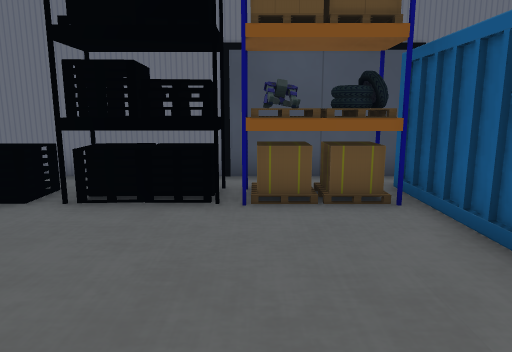
[1] (above)

20 first-person views from a walk through a Unity game level. The camera is 1.5 m above the floor, tilts 10° down and sees 70° across. The floor is counted in squares, 1 m on a side. Each view is taken from the middle of a square. On the plan, view 1 faces up. The plan holds only what a view shows up to about 16 squares ahead; the rest is blank. The place goes on beyond the plan. The player character is not drawn. Some animated figures are not drawn. Some surface patterns are stand-ins.

[2]
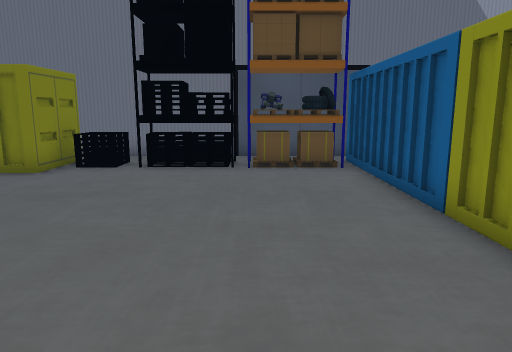

[3]
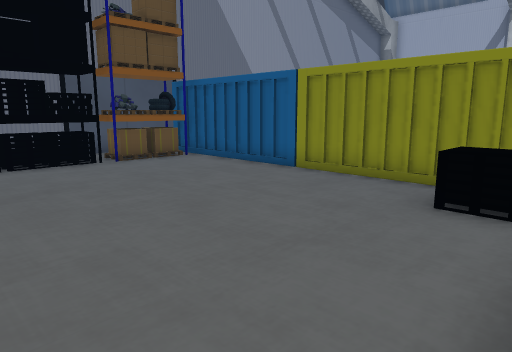

[4]
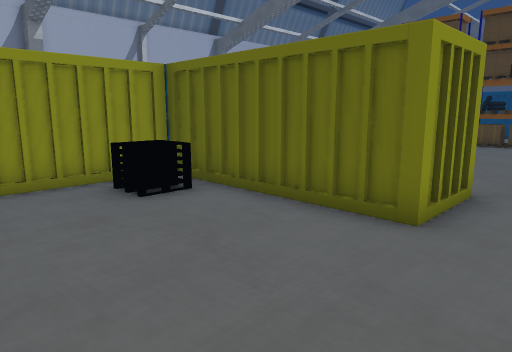

[5]
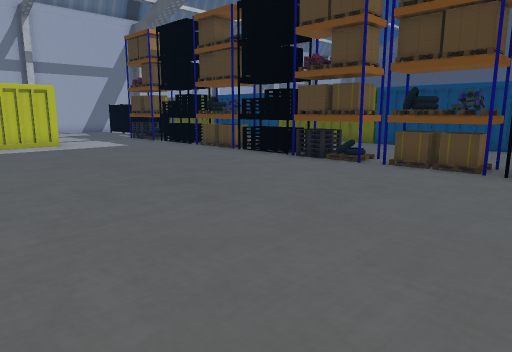

[6]
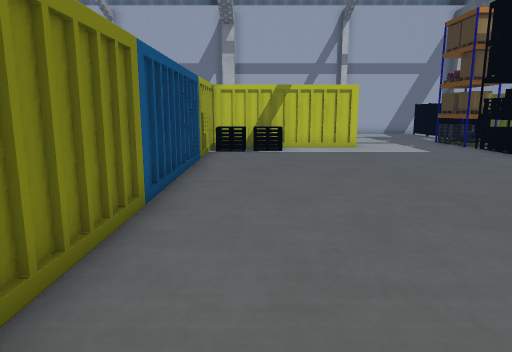

[7]
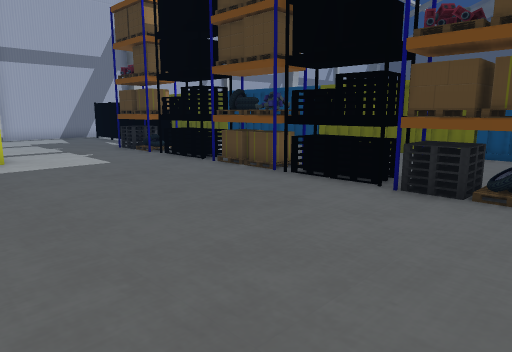

[8]
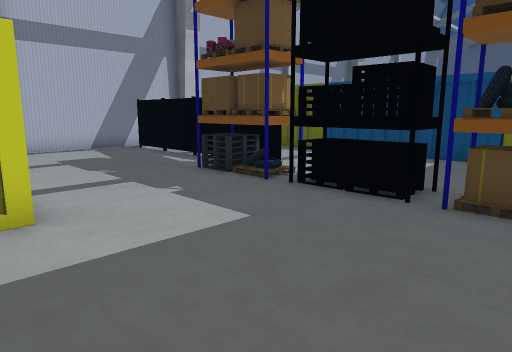

[9]
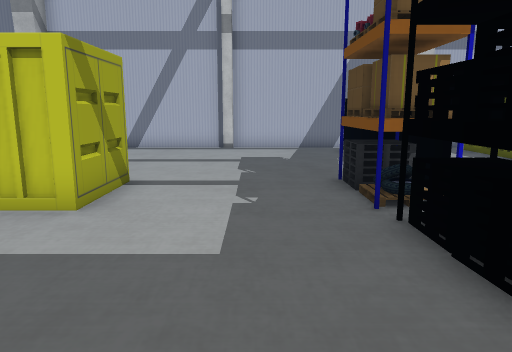

[10]
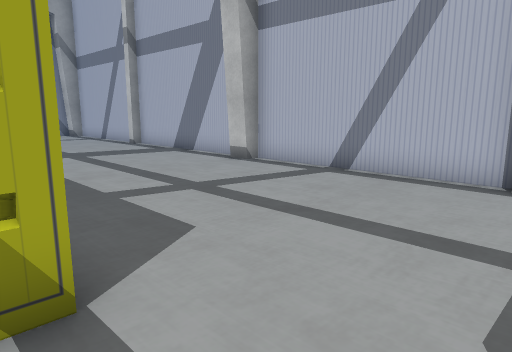

[11]
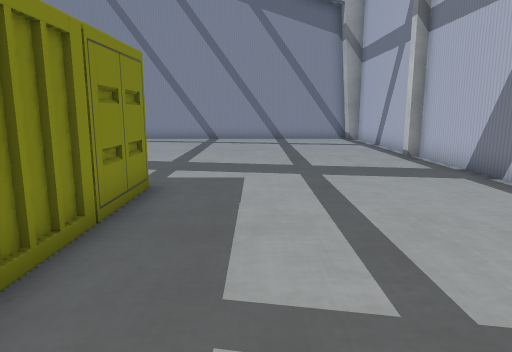

[12]
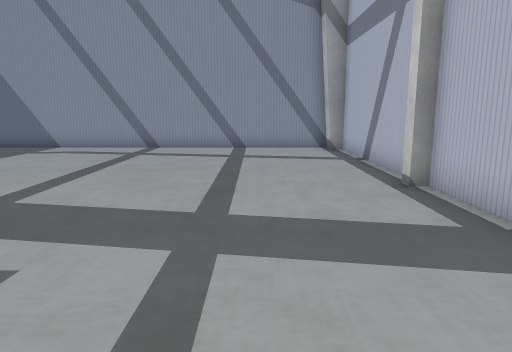

[13]
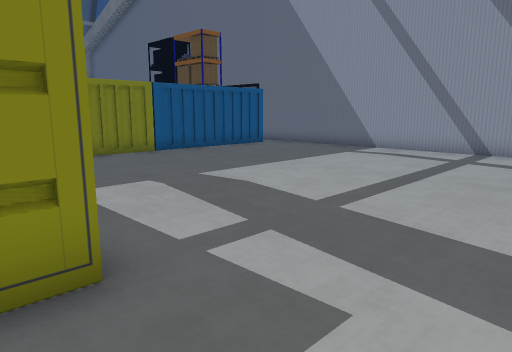

[14]
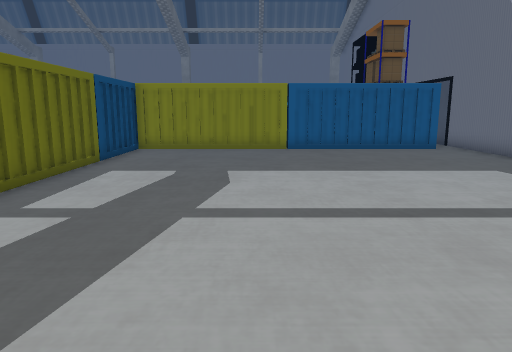

[15]
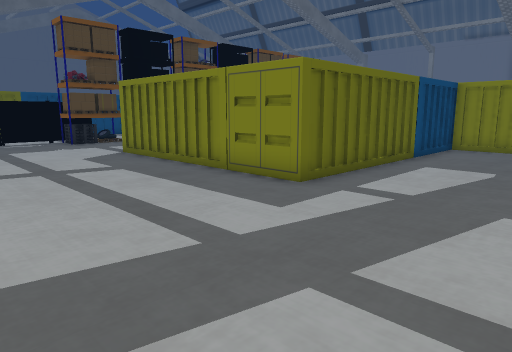

[16]
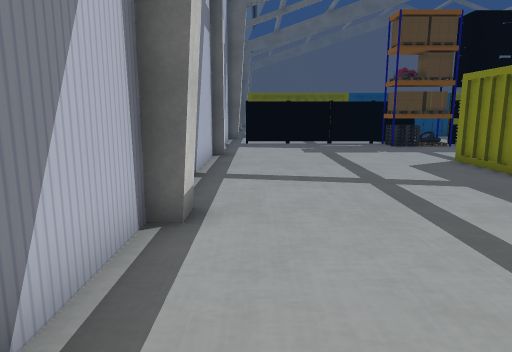

[17]
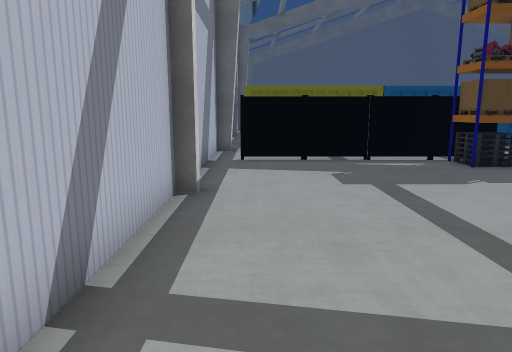

[18]
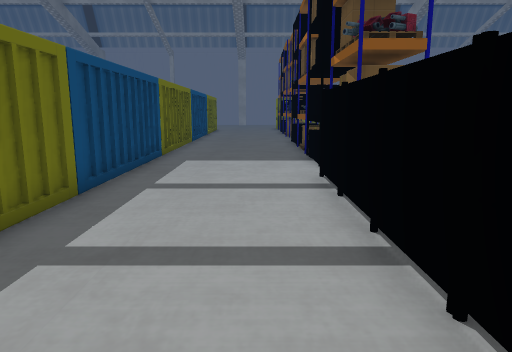

[19]
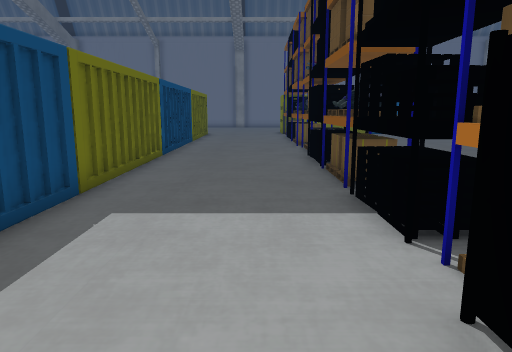

[20]
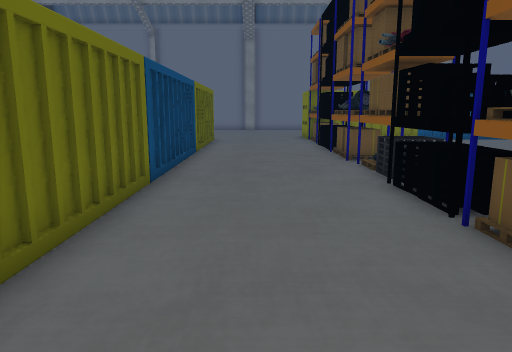

### Floor plan
Key: @ floor where view 1 was taken; # wall or solid block; . floor; O other object.
Columns run from 5 left of view 1 to 23 right of it. Each row starts with its distance up from view 1.
  9 ############################
  8  .  .......................##
  7 OOOOOOOOO O.................#
  6 OOOOOOOOO O.................#
  5 ........O O.................#
  4 ........O O.................#
  3 ........O O.................#
  2 ........O O.................#
  1  .......O O................##
  0 .....@..O O................##
 -1  .......O O.................#
 -2 ........O O.................#
 -3 ......OOO O.................#
 -4  .....OOO O.................#
 -5 ..OOOOOOO OOOOOOOOOOO.......#
 -6  .O                 O.......#
 -7  .O OOOOOOOOOOOOOOO O......##
 -8 ................OOO O.......#
 -9  ...............OOO O.......#
-10 ................OOO O.......#
-11 ..................O O.......#
-12 ..................O O.......#
-13  .................OOO.......#
-14  ...........................#
-15  ...........................#
-16  ...........................#
-17   ..........................#
-18 OOOOOOOOOOOOOOOOOOOOO.......#
-19  OOOOOOOOOOOOOOOOOOOOOOO....#
-20 .......................OOOO.#
-21 .......................... .#
-22 .......................... ##
-23 .......................... #
-24 OOOOOOOOOOOOOOOOOOOOOOOOOOO

Where each view was taken, in squares from view 1:
view 1: 0 up, 0 right, facing up
view 2: 4 down, 0 right, facing up
view 3: 5 down, 5 left, facing up-right
view 4: 0 up, 5 left, facing down-right
view 5: 8 down, 5 left, facing down-right
view 6: 9 down, 3 left, facing right
view 7: 11 down, 0 right, facing down-right
view 8: 12 down, 7 right, facing down-right
view 9: 16 down, 7 right, facing right
view 10: 16 down, 14 right, facing up-right
view 11: 12 down, 17 right, facing up
view 12: 7 down, 19 right, facing up
view 13: 6 down, 18 right, facing up-left
view 14: 0 up, 20 right, facing left
view 15: 0 up, 21 right, facing down-left
view 16: 2 down, 21 right, facing down
view 17: 8 down, 21 right, facing down
view 18: 21 down, 22 right, facing left
view 19: 21 down, 16 right, facing left
view 20: 22 down, 11 right, facing left
